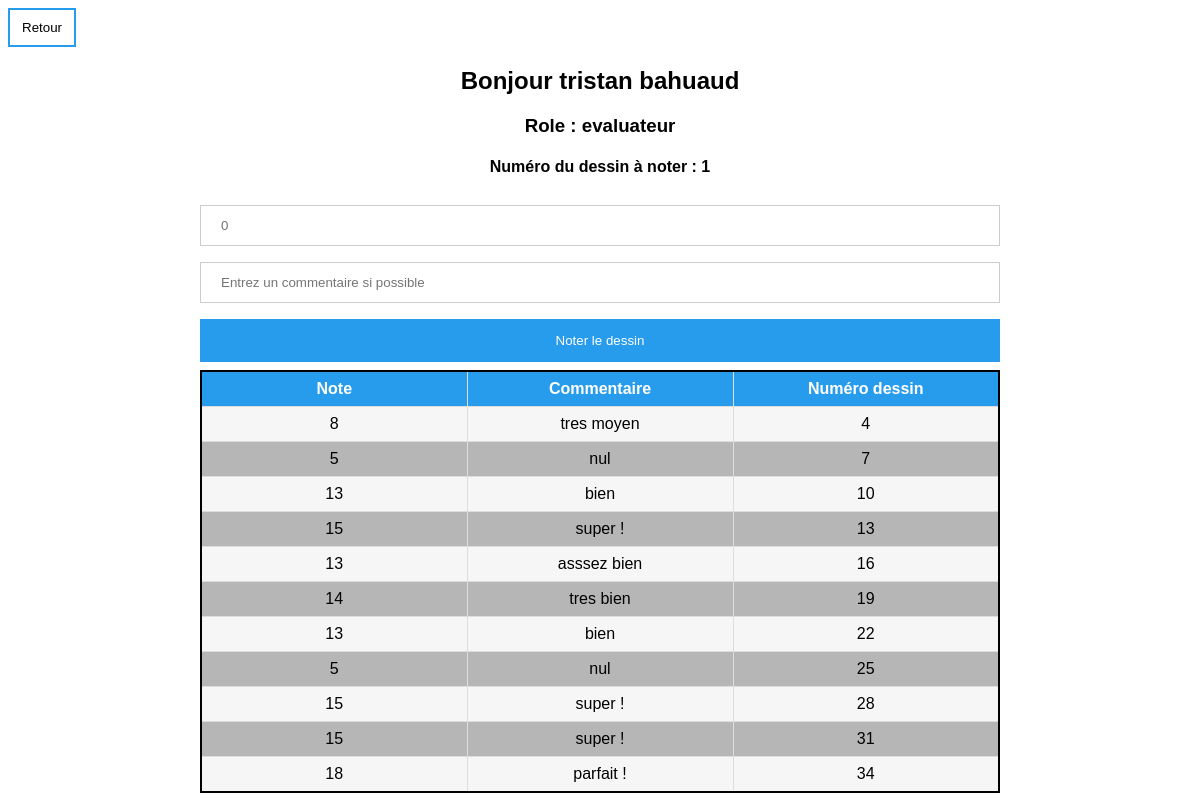
Screenshot of /evaluateur.php (signed in) with the database file from the repository.
### tables this page shows
CREATE TABLE Utilisateur (
    numUtilisateur  Integer NOT NULL UNIQUE AUTO_INCREMENT,
    nom             Varchar (40) NOT NULL,
    prenom          Varchar (40) NOT NULL,
    role            Varchar (40) NOT NULL,
    adresse         Varchar (100) NOT NULL,
    identifiant     Varchar (100) NOT NULL UNIQUE,
    motDePasse      Varchar (100) NOT NULL,
    age             Integer,
    PRIMARY KEY (numUtilisateur)
);

### requetes.php (called while the page is built, shortened)
<?php
     function getUtilisateurById($id) {
        $utilisateur = null;
        try{
            $h="mysql:host=".DB_HOST.";dbname=".DB_NAME;
            $link = new PDO($h, DB_USER, DB_PASS);
            $link->setAttribute(PDO::ATTR_ERRMODE, PDO::ERRMODE_EXCEPTION);
            $sql="SELECT * FROM utilisateur WHERE numUtilisateur =" .$id;
            $sth = $link->prepare($sql);
            $sth->execute();
            $utilisateur = $sth->fetch(PDO::FETCH_ASSOC);
        }
        catch(PDOException $e){
            echo "Erreur : " . $e->getMessage();
        }
        return $utilisateur;
     }
     function getEvaluationByEvaluateur(){
        $evaluation = null;
         try{
             $h="mysql:host=".DB_HOST.";dbname=".DB_NAME;
             $link = new PDO($h, DB_USER, DB_PASS);
             $link->setAttribute(PDO::ATTR_ERRMODE, PDO::ERRMODE_EXCEPTION);
             $sql="SELECT evalue.commentaire, evalue.note, dessin.numDessin FROM utilisateur INNER JOIN evaluateur ON utilisateur.numUtilisateur = evaluateur.numEvaluateur INNER JOIN evalue ON evaluateur.numEvaluateur = evalue.numEvaluateur INNER JOIN dessin ON evalue.numDessin = dessin.numDessin WHERE evaluateur.numEvaluateur = ".$_SESSION["id_utilisateur"];
             $sth = $link->prepare($sql);
             $sth->execute();
             $evaluation = $sth->fetchAll(PDO::FETCH_ASSOC);
         }
         catch(PDOException $e){
             echo "Erreur : " . $e->getMessage();
         }
         return $evaluation;
 }
?>

### evaluateur.php (the view, shortened to what this page needs)
<?php
    include_once("./requetes.php");
    $utilisateur = getUtilisateurById($_SESSION["id_utilisateur"]);
    $nom = $utilisateur["nom"];
    $prenom = $utilisateur["prenom"];
    $role = $utilisateur["role"];
?>
<html>
    <head>
        <link rel="stylesheet" href="./style.css" media="screen" type="text/css" />
    </head>
    <body>
    <input class="button" type="button" value="Retour" onClick="window.location.href='./accueil.php'">
        <div id="accueil">
            <h2>Bonjour <?= $nom?> <?= $prenom?></h2>
            <h3>Role : <?= $role?></h3>
            <?php
                include_once("./requetes.php");
                $eval = getEvaluationByEvaluateur();
                echo '<table><tr><th>Note</th><th>Commentaire</th><th>Numéro dessin</th></tr>';
                foreach ($eval as $note) {
                    if($note['note'] != NULL){
                        echo '<tr><td>'.$note["note"]. '</td><td>'. $note["commentaire"]. '</td><td>'. $note["numDessin"]. '</td></tr>';
                    }
                    else{
                        echo '<form action="./updateNote.php" method="POST">
                        <h4>Numéro du dessin à noter : '.$note["numDessin"].'</h4>
                        <input type="hidden" name="numDessin" value="'.$note["numDessin"].'">
                        <input type="text" placeholder="0" name="note" required>
                        <input type="text" placeholder="Entrez un commentaire si possible" name="commentaire">
                        <input type="submit" id="submit" value="Noter le dessin">
                        </form>';
                    }
                }
                echo '</table>';
            ?>
        </div>
    </body>
</html>

### style.css (style rules this page uses)
.button { background-color: white; color: black; border: 2px solid #279CEC; padding: 10px 12px; }
.button { transition-duration: 0.4s; }
body { background: white; font-family: Arial, Helvetica, sans-serif; }
#accueil { width:800px; margin:0 auto; text-align:center; }
table { table-layout: fixed; width: 100%; border-collapse: collapse; border: 2px solid black; text-align: center; background-color: #f6f6f6; }
table tr:nth-child(odd) { background-color: #b6b6b6; }
th { background-color: #279CEC; color: white; border: 1px solid #ddd; padding: 8px; }
td { border: 1px solid #ddd; padding: 8px; }
form { padding: 30px; border: 1px solid #f1f1f1; background: #fff; box-shadow: 0 0 20px 0 rgba(0, 0, 0, 0.2), 0 5px 5px 0 rgba(0, 0, 0, 0.24); }
input[type=text], input[type=password] { width: 100%; padding: 12px 20px; margin: 8px 0; display: inline-block; border: 1px solid #ccc; box-sizing: border-box; }
input[type=submit] { background-color: #279CEC; color: white; padding: 14px 20px; margin: 8px 0; border: none; cursor: pointer; width: 100%; }

### rows the page displays
utilisateur: nom "tristan", prenom "bahuaud", role "evaluateur"

### other values shown
$note["numDessin"] "1"
$note["note"] "8"
$note["commentaire"] "tres moyen"
$note["numDessin"] "4"
$note["note"] "5"
$note["commentaire"] "nul"
$note["numDessin"] "7"
$note["note"] "13"
$note["commentaire"] "bien"
$note["numDessin"] "10"
$note["note"] "15"
$note["commentaire"] "super !"
$note["numDessin"] "13"
$note["commentaire"] "asssez bien"
$note["numDessin"] "16"
